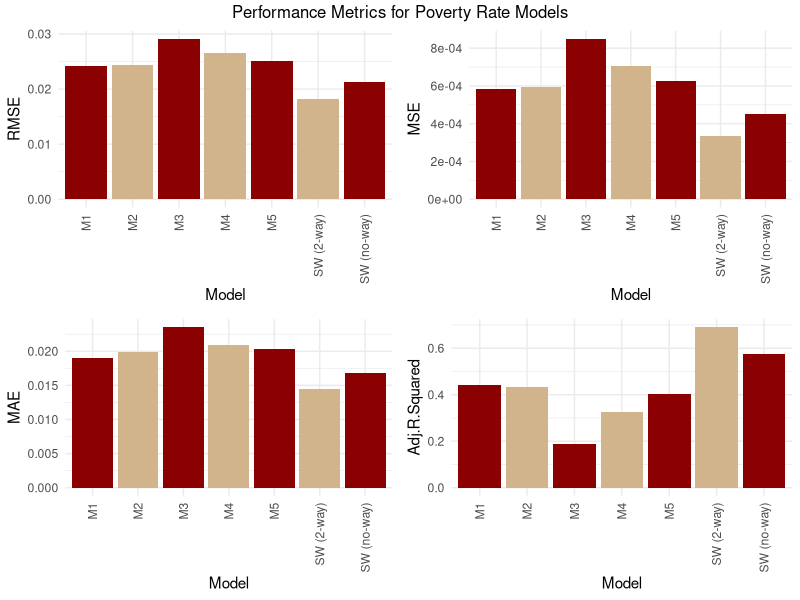
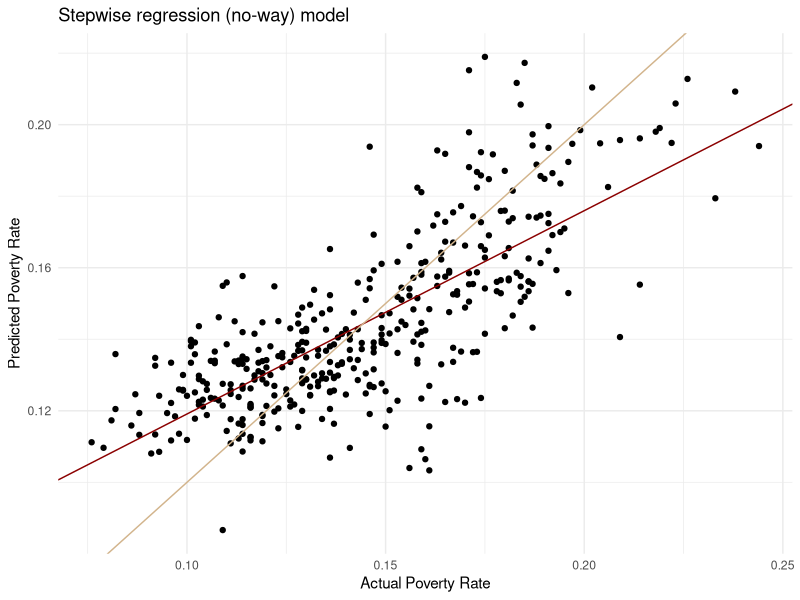
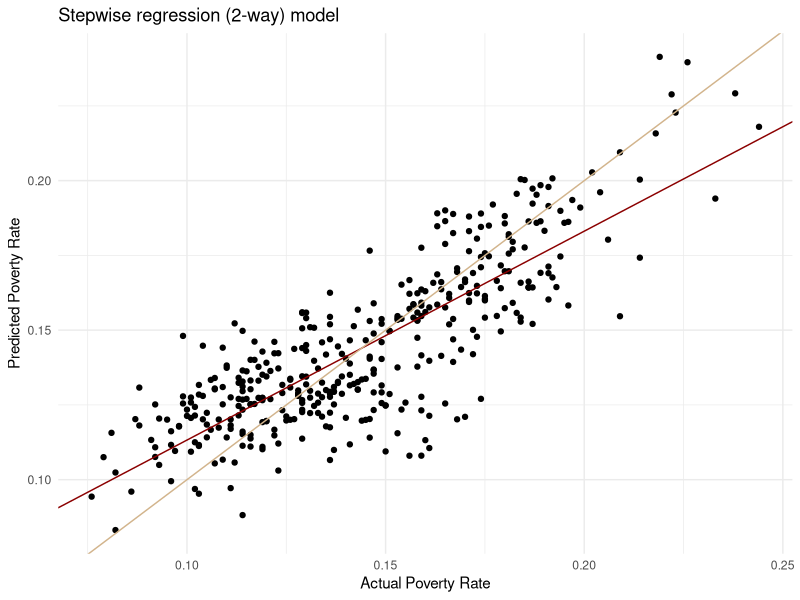

R code for these plots, in order:
## ---- chunk 1
knitr::opts_chunk$set(echo = TRUE)
## ---- chunk 2
library(dplyr)
library(tidyverse)
library(modelr)
library(broom)
library(leaps)
library(gridExtra)
library(kableExtra)
options(readr.show_col_types = FALSE)
## ---- chunk 3
DATA = read_csv("data.csv") %>%
  rename(prisoner_count_per_million = prisoner_count_per_milion)

head(DATA)
## ---- chunk 4
# Error metrics for regression model evaluation 
MSE.func = function(resid){
  return(mean(resid^2))
}

RMSE.func = function(resid){
  return(sqrt(mean(resid^2)))
}

MAE.func = function(resid){
  return(mean(abs(resid)))
}
## ---- chunk 5
model_data = DATA %>%
  select(-c(1:12, 17, 24:29, 31)) %>%
  na.exclude()
## ---- chunk 6
Full = lm(Total~., data = model_data)
none = lm(Total~1, data = model_data)
MSE = (summary(Full)$sigma)^2

step(none, scope=list(upper=Full), scale = MSE, trace = FALSE)
## ---- chunk 7
stepwise_model = lm(Total~burglary_per_million + property_crime_per_million + murder_manslaughter_per_million + robbery_per_million + rape_legacy_per_million + prisoner_count_per_million, data = model_data)

stepwise_model
## ---- chunk 8
# Cross-Validation: Splitting the data and fitting the model
train.model.func=function(data){
  mod = lm(Total~burglary_per_million + property_crime_per_million + murder_manslaughter_per_million + robbery_per_million + rape_legacy_per_million + prisoner_count_per_million, data = data)
  return(mod)
}

model_data2 = model_data %>%
  crossv_kfold(5) %>%
  mutate(tr.model = map(train, train.model.func),
        predict = map2(test, tr.model, ~augment(.y,newdata=.x))) %>%
        select(predict) %>%
        unnest()
## ---- chunk 9
Full2 = lm(Total~.*., data = model_data)
none2 = lm(Total~1, data = model_data)
MSE2 = (summary(Full)$sigma)^2

step(none2, scope=list(upper=Full2), scale = MSE2, trace = FALSE)
## ---- chunk 10
stepwise_2way_model = lm(Total ~ burglary_per_million + property_crime_per_million + 
    murder_manslaughter_per_million + robbery_per_million + rape_legacy_per_million + 
    violent_crime_per_million + agg_assault_per_million + murder_manslaughter_per_million:robbery_per_million + 
    burglary_per_million:property_crime_per_million + rape_legacy_per_million:violent_crime_per_million + 
    murder_manslaughter_per_million:agg_assault_per_million + 
    burglary_per_million:murder_manslaughter_per_million + violent_crime_per_million:agg_assault_per_million, 
    data = model_data)

stepwise_2way_model
## ---- chunk 11
# Cross-Validation: Splitting the data and fitting the model
train.model.func2=function(data){
  mod = lm(Total ~ burglary_per_million + property_crime_per_million + 
    murder_manslaughter_per_million + robbery_per_million + rape_legacy_per_million + 
    violent_crime_per_million + agg_assault_per_million + murder_manslaughter_per_million:robbery_per_million + 
    burglary_per_million:property_crime_per_million + rape_legacy_per_million:violent_crime_per_million + 
    murder_manslaughter_per_million:agg_assault_per_million + 
    burglary_per_million:murder_manslaughter_per_million + violent_crime_per_million:agg_assault_per_million, 
    data = data)
  return(mod)
}

model_data3 = model_data %>%
  crossv_kfold(5) %>%
  mutate(tr.model = map(train, train.model.func2),
        predict = map2(test, tr.model, ~augment(.y,newdata=.x))) %>%
        select(predict) %>%
        unnest()
## ---- chunk 12
# Multiple Models (M1-M5): Multiple regression model with two predictors
M1 = lm(Total~burglary_per_million+murder_manslaughter_per_million, data = model_data)
## ---- chunk 13
train.model.func3=function(data){
  mod = lm(Total~burglary_per_million+murder_manslaughter_per_million, data = data)
  return(mod)
}

model_data4 = model_data %>%
  crossv_kfold(5) %>%
  mutate(tr.model = map(train, train.model.func3),
        predict = map2(test, tr.model, ~augment(.y,newdata=.x))) %>%
        select(predict) %>%
        unnest()
## ---- chunk 14
M2 = lm(Total~burglary_per_million+robbery_per_million, data = model_data)
## ---- chunk 15
train.model.func4=function(data){
  mod = lm(Total~burglary_per_million+robbery_per_million, data = data)
  return(mod)
}

model_data5 = model_data %>%
  crossv_kfold(5) %>%
  mutate(tr.model = map(train, train.model.func4),
        predict = map2(test, tr.model, ~augment(.y,newdata=.x))) %>%
        select(predict) %>%
        unnest()
## ---- chunk 16
M3 = lm(Total~property_crime_per_million+robbery_per_million, data = model_data)
## ---- chunk 17
train.model.func5=function(data){
  mod = lm(Total~property_crime_per_million+robbery_per_million, data = data)
  return(mod)
}

model_data6 = model_data %>%
  crossv_kfold(5) %>%
  mutate(tr.model = map(train, train.model.func5),
        predict = map2(test, tr.model, ~augment(.y,newdata=.x))) %>%
        select(predict) %>%
        unnest()
## ---- chunk 18
M4 = lm(Total~murder_manslaughter_per_million+property_crime_per_million, data = model_data)
## ---- chunk 19
train.model.func6=function(data){
  mod = lm(Total~murder_manslaughter_per_million+property_crime_per_million, data = data)
  return(mod)
}

model_data7 = model_data %>%
  crossv_kfold(5) %>%
  mutate(tr.model = map(train, train.model.func6),
        predict = map2(test, tr.model, ~augment(.y,newdata=.x))) %>%
        select(predict) %>%
        unnest()
## ---- chunk 20
M5 = lm(Total~burglary_per_million+rape_legacy_per_million, data = model_data)
## ---- chunk 21
train.model.func7=function(data){
  mod = lm(Total~burglary_per_million+rape_legacy_per_million, data = data)
  return(mod)
}

model_data8 = model_data %>%
  crossv_kfold(5) %>%
  mutate(tr.model = map(train, train.model.func7),
        predict = map2(test, tr.model, ~augment(.y,newdata=.x))) %>%
        select(predict) %>%
        unnest()
## ---- chunk 22
model_metrics = tibble(
  Model = c("SW (no-way)", "SW (2-way)", "M1", "M2", "M3", "M4", "M5"),
  RMSE = c(RMSE.func(model_data2$.resid), 
           RMSE.func(model_data3$.resid), 
           RMSE.func(model_data4$.resid),
           RMSE.func(model_data5$.resid),
           RMSE.func(model_data6$.resid),
           RMSE.func(model_data7$.resid),
           RMSE.func(model_data8$.resid)),
  MSE = c(MSE.func(model_data2$.resid), 
          MSE.func(model_data3$.resid), 
          MSE.func(model_data4$.resid),
          MSE.func(model_data5$.resid),
          MSE.func(model_data6$.resid),
          MSE.func(model_data7$.resid),
          MSE.func(model_data8$.resid)),
  MAE = c(MAE.func(model_data2$.resid), 
          MAE.func(model_data3$.resid), 
          MAE.func(model_data4$.resid),
          MAE.func(model_data5$.resid),
          MAE.func(model_data6$.resid),
          MAE.func(model_data7$.resid),
          MAE.func(model_data8$.resid)),
  Adj.R.Squared = c(summary(stepwise_model)$adj.r.squared,
                    summary(stepwise_2way_model)$adj.r.squared,
                    summary(M1)$adj.r.squared,
                    summary(M2)$adj.r.squared,
                    summary(M3)$adj.r.squared,
                    summary(M4)$adj.r.squared,
                    summary(M5)$adj.r.squared))
    
model_metrics %>%
  kbl(caption = "Comparsion of models predicting poverty rate") %>%
  kable_styling()
## ---- chunk 23
RMSE_plot = model_metrics %>%
  ggplot(aes(Model, RMSE)) +
  geom_bar(stat="identity", fill = rep(c("darkred", "tan"), length.out = 7)) +
  guides(x = guide_axis(angle = 90)) +
  theme_minimal()

MSE_plot = model_metrics %>%
  ggplot(aes(Model, MSE)) +
  geom_bar(stat="identity", fill = rep(c("darkred", "tan"), length.out = 7)) +
  guides(x = guide_axis(angle = 90)) +
  theme_minimal()

MAE_plot = model_metrics %>%
  ggplot(aes(Model, MAE)) +
  geom_bar(stat="identity", fill = rep(c("darkred", "tan"), length.out = 7)) +
  guides(x = guide_axis(angle = 90)) +
  theme_minimal()

ADJRSQ_plot = model_metrics %>%
  ggplot(aes(Model, Adj.R.Squared)) +
  geom_bar(stat="identity", fill = rep(c("darkred", "tan"), length.out = 7)) +
  guides(x = guide_axis(angle = 90)) +
  theme_minimal()

grid.arrange(RMSE_plot, MSE_plot, MAE_plot, ADJRSQ_plot,
             layout_matrix=matrix(c(1,3,2,4),ncol=2), top = "Performance Metrics for Poverty Rate Models")
## ---- chunk 24
# Stepwise (no-way) Model Plot
stepwise_model_line = lm(.fitted~Total, data = model_data2)
B0 = summary(stepwise_model_line)$coef[1]
B1 = summary(stepwise_model_line)$coef[2]
  
ggplot(model_data2) +
  geom_point(aes(x= Total, y = .fitted)) + 
  geom_abline(intercept = B0, slope = B1, col = "darkred") +
  geom_abline(intercept = 0, slope = 1, col = "tan") + 
  xlab("Actual Poverty Rate") + ylab("Predicted Poverty Rate") +
  ggtitle("Stepwise regression (no-way) model") +
  theme_minimal()

# Stepwise (2-way) Model Plot
stepwise_2way_model_line = lm(.fitted~Total, data = model_data3)
B0_2 = summary(stepwise_2way_model_line)$coef[1]
B1_2 = summary(stepwise_2way_model_line)$coef[2]
  
ggplot(model_data3) +
  geom_point(aes(x= Total, y = .fitted)) + 
  geom_abline(intercept = B0_2, slope = B1_2, col = "darkred") +
  geom_abline(intercept = 0, slope = 1, col = "tan") + 
  xlab("Actual Poverty Rate") + ylab("Predicted Poverty Rate") +
  ggtitle("Stepwise regression (2-way) model") +
  theme_minimal()
## ---- chunk 25
# Creating a binary variable that compares a state's minimum wage relative to the federal minimum wage
log_model_data = DATA %>%
  select(-c(1:11))

col = c(rep(NA, nrow(DATA)))

for(i in 1:nrow(DATA)){
  col[i] = ifelse(DATA$State.Min.Wage[i] < DATA$Fed.Min.Wage[i], 1, 0)
}

log_model_data$State.Lower.Than.Fed = col
## ---- chunk 26
# Test for overall fit using the G statistic.
# Logistic regression: Model 1
greatestG = 0

for(i in names(log_model_data)[-21]){
  new = glm(State.Lower.Than.Fed~eval(sym(i)), family = binomial, data = log_model_data)
  G = summary(new)$null.deviance - summary(new)$deviance
  cat("The G statistic of", i, "is", G, ".\n")
  greatestG = ifelse(G > greatestG, G, greatestG)
}
## ---- chunk 27
# Cross-Validation: Splitting the data and fitting the model
train.model.func8=function(data){
  mod = glm(State.Lower.Than.Fed~median_income, family = binomial, data = data)
  return(mod)
}

log_model_data2 = log_model_data %>%
  crossv_kfold(5) %>%
  mutate(tr.model = map(train, train.model.func8),
        predict = map2(test, tr.model, ~augment(.y,newdata=.x))) %>%
        select(predict) %>%
        unnest() %>%
  mutate(odds = exp(.fitted), 
         p = odds/(1+odds),
         prediction = ifelse(p >= 0.5, 1, 0))
## ---- chunk 28
# Confusion Matrix
factor_data = function(data){
  return(data %>%
  select(State.Lower.Than.Fed, prediction) %>%
  mutate(State.Lower.Than.Fed = factor(State.Lower.Than.Fed), 
         prediction = factor(prediction)) %>%
  mutate(State.Lower.Than.Fed = fct_recode(State.Lower.Than.Fed, "State<Fed" = "1", "State>=Fed" = "0"),
         prediction = fct_recode(prediction, "State<Fed" = "1", "State>=Fed" = "0")) %>%
  mutate(State.Lower.Than.Fed = factor(State.Lower.Than.Fed, levels = c("State<Fed", "State>=Fed")),
         prediction = factor(prediction, levels = c("State<Fed", "State>=Fed"))))
}

log_model_data3 = factor_data(log_model_data2)
head(log_model_data3)
## ---- chunk 29
log_model_results = table(log_model_data3$State.Lower.Than.Fed, log_model_data3$prediction) %>%
  prop.table()

print(log_model_results)
## ---- chunk 30
# Logistic regression: Model 2
log2_model = glm(State.Lower.Than.Fed~median_income+Total+median_income*Total, family = binomial, data = log_model_data)
## ---- chunk 31
# Cross-Validation: Splitting the data and fitting the model
train.model.func9=function(data){
  mod = glm(State.Lower.Than.Fed~median_income+Total+median_income*Total, family = binomial, data = data)
  return(mod)
}

log_model_data4 = log_model_data %>%
  crossv_kfold(5) %>%
  mutate(tr.model = map(train, train.model.func9),
        predict = map2(test, tr.model, ~augment(.y,newdata=.x))) %>%
        select(predict) %>%
        unnest() %>%
  mutate(odds = exp(.fitted), 
         p = odds/(1+odds),
         prediction = ifelse(p >= 0.5, 1, 0))
## ---- chunk 32
# Confusion Matrix
log_model_results2 = table(factor_data(log_model_data4)$State.Lower.Than.Fed, factor_data(log_model_data4)$prediction) %>%
  prop.table()

print(log_model_results2)
## ---- chunk 33
# Logistic regression: Model 3
log3_model = glm(State.Lower.Than.Fed~median_income+Total+burglary_per_million, family = binomial, data = log_model_data)
## ---- chunk 34
# Cross-Validation: Splitting the data and fitting the model
train.model.func10=function(data){
  mod = glm(State.Lower.Than.Fed~median_income+Total+burglary_per_million, family = binomial, data = data)
  return(mod)
}

log_model_data5 = log_model_data %>%
  crossv_kfold(5) %>%
  mutate(tr.model = map(train, train.model.func10),
        predict = map2(test, tr.model, ~augment(.y,newdata=.x))) %>%
        select(predict) %>%
        unnest() %>%
  mutate(odds = exp(.fitted), 
         p = odds/(1+odds),
         prediction = ifelse(p >= 0.5, 1, 0))
## ---- chunk 35
# Confusion Matrix
log_model_results3 = table(factor_data(log_model_data5)$State.Lower.Than.Fed, factor_data(log_model_data5)$prediction) %>%
  prop.table()

print(log_model_results3)
## ---- chunk 36
# Logistic regression: Model 4
log4_model = glm(State.Lower.Than.Fed~median_income+Total+burglary_per_million+Total*burglary_per_million, family = binomial, data = log_model_data)
## ---- chunk 37
# Cross-Validation: Splitting the data and fitting the model
train.model.func11=function(data){
  mod = glm(State.Lower.Than.Fed~median_income+Total+burglary_per_million+Total*burglary_per_million, family = binomial, data = data)
  return(mod)
}

log_model_data6 = log_model_data %>%
  crossv_kfold(5) %>%
  mutate(tr.model = map(train, train.model.func11),
        predict = map2(test, tr.model, ~augment(.y,newdata=.x))) %>%
        select(predict) %>%
        unnest() %>%
  mutate(odds = exp(.fitted), 
         p = odds/(1+odds),
         prediction = ifelse(p >= 0.5, 1, 0))
## ---- chunk 38
# Confusion Matrix
log_model_results4 = table(factor_data(log_model_data6)$State.Lower.Than.Fed, factor_data(log_model_data6)$prediction) %>%
  prop.table()

print(log_model_results4)
## ---- chunk 39
error.stats = tibble(
  Model = c("Model 1", "Model 2", "Model 3", "Model 4"),
  Sensitivity = c(log_model_results[1,1]/sum(log_model_results[1,]),
                  log_model_results2[1,1]/sum(log_model_results2[1,]),
                  log_model_results3[1,1]/sum(log_model_results3[1,]),
                  log_model_results4[1,1]/sum(log_model_results4[1,])),
  Specificity = c(log_model_results[2,2]/sum(log_model_results[2,]),
                  log_model_results2[2,2]/sum(log_model_results2[2,]),
                  log_model_results3[2,2]/sum(log_model_results3[2,]),
                  log_model_results4[2,2]/sum(log_model_results4[2,])),
  FPR = c(log_model_results[2, 1]/sum(log_model_results[2,]),
          log_model_results2[2, 1]/sum(log_model_results2[2,]),
          log_model_results3[2, 1]/sum(log_model_results3[2,]),
          log_model_results4[2, 1]/sum(log_model_results4[2,])),
  FNR = c(log_model_results[1,2]/sum(log_model_results[1,]),
          log_model_results2[1,2]/sum(log_model_results2[1,]),
          log_model_results3[1,2]/sum(log_model_results3[1,]),
          log_model_results4[1,2]/sum(log_model_results4[1,])))


error.stats %>%
  kbl(caption = "Comparsion of logistic regression models") %>%
  kable_styling()
